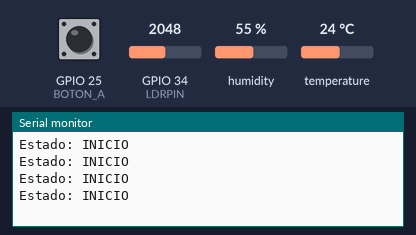
Recording of a sketch running on a simulated ESP32. Parts: the last lines printed to the serial monitor. The test bench sets the inputs (shaded band); at power-on: temperature 24 °C, GPIO 25 (BOTON_A) HIGH, GPIO 34 (LDRPIN) = 2048, humidity 55 %.

Above: at 1.8 s.
1.9 s: temperature set to 26 °C
At 5.9 s:
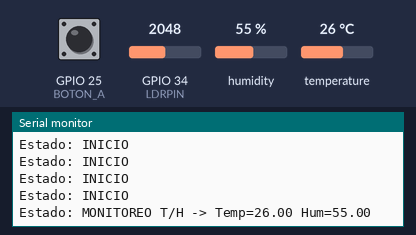
7.5 s: temperature set to 29 °C
At 9.4 s:
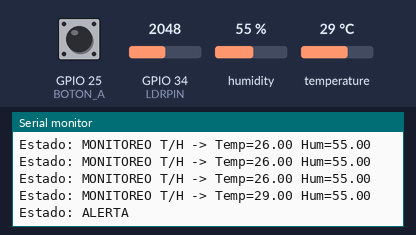

The sketch:

EMBEBIDOS.ino
```cpp
#include <Arduino.h>
#include <DHT.h>

// Pines
#define DHTPIN 4
#define DHTTYPE DHT11
#define LDRPIN 34
#define BOTON_A 25
#define BOTON_B 26

// Objetos
DHT dht(DHTPIN, DHTTYPE);

// Estados de la máquina
enum Estado {
  INICIO,
  MONITOREO_T_H,
  MONITOREO_LUZ,
  ALERTA,
  ALARMA
};

Estado estadoActual = INICIO;
unsigned long tiempoCambio = 0;

// Variables globales
float temperatura = 0;
float humedad = 0;
int luz = 0;

// ---------- Tareas ----------
void taskMonitoreoTH(void *pvParameters) {
  for (;;) {
    temperatura = dht.readTemperature();
    humedad = dht.readHumidity();
    vTaskDelay(2000 / portTICK_PERIOD_MS); // lectura cada 2s
  }
}

void taskMonitoreoLuz(void *pvParameters) {
  for (;;) {
    luz = analogRead(LDRPIN);
    vTaskDelay(1000 / portTICK_PERIOD_MS); // lectura cada 1s
  }
}

// ---------- Máquina de estados ----------
void loopMaquina() {
  unsigned long ahora = millis();

  switch (estadoActual) {
    case INICIO:
      Serial.println("Estado: INICIO");
      if (ahora - tiempoCambio >= 5000) {  // timeout 5s
        estadoActual = MONITOREO_T_H;
        tiempoCambio = ahora;
      }
      break;

    case MONITOREO_T_H:
      Serial.printf("Estado: MONITOREO T/H -> Temp=%.2f Hum=%.2f\n", temperatura, humedad);
      if (temperatura > 27) {
        estadoActual = ALERTA;
        tiempoCambio = ahora;
      } else if (ahora - tiempoCambio >= 7000) {  // timeout 7s
        estadoActual = MONITOREO_LUZ;
        tiempoCambio = ahora;
      }
      break;

    case MONITOREO_LUZ:
      Serial.printf("Estado: MONITOREO LUZ -> Luz=%d\n", luz);
      if (luz > 1024) {
        estadoActual = ALARMA;
        tiempoCambio = ahora;
      } else if (ahora - tiempoCambio >= 2000) {  // timeout 2s
        estadoActual = MONITOREO_T_H;
        tiempoCambio = ahora;
      }
      break;

    case ALERTA:
      Serial.println("Estado: ALERTA");
      if (digitalRead(BOTON_A) == LOW) {  // botón A
        estadoActual = INICIO;
        tiempoCambio = ahora;
      } else if (ahora - tiempoCambio >= 4000) {  // timeout 4s
        estadoActual = MONITOREO_T_H;
        tiempoCambio = ahora;
      }
      break;

    case ALARMA:
      Serial.println("Estado: ALARMA");
      if (digitalRead(BOTON_B) == LOW) {  // botón B
        estadoActual = INICIO;
        tiempoCambio = ahora;
      } else if (ahora - tiempoCambio >= 3000) {  // timeout 3s
        estadoActual = MONITOREO_LUZ;
        tiempoCambio = ahora;
      }
      break;
  }
}

// ---------- Setup ----------
void setup() {
  Serial.begin(115200);
  dht.begin();

  pinMode(BOTON_A, INPUT_PULLUP);
  pinMode(BOTON_B, INPUT_PULLUP);

  // Crear tareas
  xTaskCreatePinnedToCore(taskMonitoreoTH, "TaskTH", 2048, NULL, 1, NULL, 0);
  xTaskCreatePinnedToCore(taskMonitoreoLuz, "TaskLuz", 2048, NULL, 1, NULL, 1);

  tiempoCambio = millis();
}

// ---------- Loop principal ----------
void loop() {
  loopMaquina();
  vTaskDelay(500 / portTICK_PERIOD_MS); // evitar saturación
}
```

Measured:
- the behaviour switches between 27 and 28 °C on temperature (found by bisection; images 1 and 2)
- after the input at 1.9 s, the serial monitor: prints a new line after 3.6 s (image 1)
- after the input at 7.5 s, the serial monitor: prints a new line after 1.0 s (image 2)
